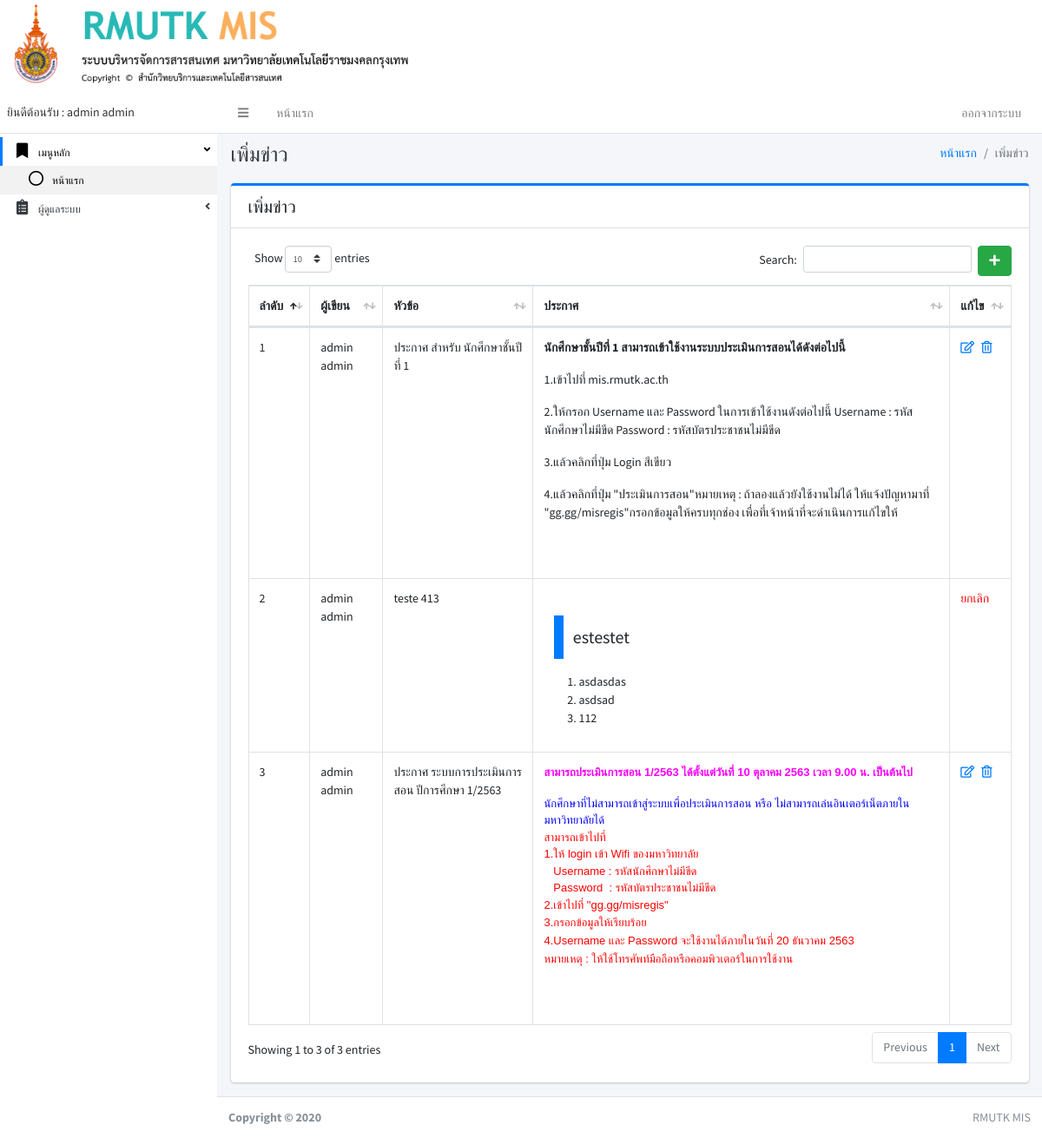
Screenshot of /index.php?pa7 (signed in) with the database file from the repository.
### tables this page shows
CREATE TABLE IF NOT EXISTS `user` (
`user_id` int(11) NOT NULL,
  `first_name` varchar(150) NOT NULL,
  `last_name` varchar(150) NOT NULL,
  `username` varchar(150) NOT NULL,
  `password` varchar(150) NOT NULL,
  `user_tumn` varchar(250) NOT NULL,
  `user_status` int(11) NOT NULL
);

CREATE TABLE IF NOT EXISTS `news` (
`n_id` int(11) NOT NULL,
  `n_user_id` int(11) NOT NULL,
  `n_head` varchar(250) NOT NULL,
  `n_detail` varchar(2500) NOT NULL,
  `n_status` int(11) NOT NULL,
  `n_time` timestamp NOT NULL DEFAULT CURRENT_TIMESTAMP ON UPDATE CURRENT_TIMESTAMP
);

### page/pa7_news.php (the view, shortened to what this page needs)
<div class="content-header">
	<div class="container-fluid">
		<div class="row mb-2">
			<div class="col-sm-6">
				<h1 class="m-0 text-dark">เพิ่มข่าว</h1>
			</div>
			<div class="col-sm-6">
				<ol class="breadcrumb float-sm-right">
					<li class="breadcrumb-item"><a href="#">หน้าแรก</a></li>
					<li class="breadcrumb-item active">เพิ่มข่าว</li>
				</ol>
			</div>
		</div>
	</div>
</div>
<div class="content">
	<div class="container-fluid">
		<div class="row">
			<div class="col-lg-12">
				<div class="card card-primary card-outline ">
					<div class="card-header noprint">
						<h5 class="m-0">เพิ่มข่าว</h5>
					</div>
					<div class="card-body">
						<?php if (isset($_GET['add_new'])):
							$user_id = $_SESSION["USER_ID"];
							?>
							<form action="page/pa7_news_db.php" method="post">
								<input type="hidden" name="user_id" value="<?php echo($user_id) ?>">
								<input type="hidden" name="add_new">
								<input type="text" name="n_head" class="form-control" value="" required><br>
								<textarea class="textarea" name="new_detail" required placeholder="Place some text here"
								style="width: 100%; height: 200px; font-size: 14px; line-height: 18px; border: 1px solid #dddddd; padding: 10px;">
							</textarea>
					<div class="card-footer">
						<button class="btn btn-primary noprint" type="submit" >บันทึก</button>
						<a type="submit" class="btn btn-danger" href="./index.php?pa7" >ยกเลิก</a>
					</div>
						</form>
					<?php else:
						include './conn.php';
						$sqlhnew=" SELECT * FROM news ";
						$qryhnew = mysqli_query($conn,$sqlhnew);
						?>
						<a href="./index.php?pa7&add_new" class="btn btn-success float-right" ><i class="fas fa-plus"></i></a>
						<table id="example1" class="table table-bordered table-hover">
							<thead>
								<tr>
									<th>ลำดับ</th>
									<th>ผู้เขียน</th>
									<th>หัวข้อ</th>
									<th>ประกาศ</th>
									<th>แก้ไข</th>
								</tr>
							</thead>
							<tbody>
								<?php
								$i = 1;
								while ($rownew = $qryhnew->fetch_array()) {
									$nid = $rownew['n_id'];
									$uid = $rownew['n_user_id'];
									$sqlhuser =" SELECT * FROM user where user_id =".$uid;
									$qryhuser = mysqli_query($conn,$sqlhuser);
									$rowuser = mysqli_fetch_assoc($qryhuser);
									?>
									<tr>
										<td width="5px"><?php echo $i; ?></td>
										<td><?php echo $rowuser['first_name']."  ".$rowuser['last_name']; ?></td>
										<td><?php echo $rownew['n_head']; ?></td>
										<td><?php echo $rownew['n_detail']; ?></td>
										<td width="10px">
											<?php if ($rownew['n_status'] == 1): ?>
												<p style="color: red;" 	>ยกเลิก</p>
												<?php elseif ($rownew['n_status'] == 0): ?>
													<a href="index.php?pa7&edit_new&new_id=<?php echo($nid) ?>"><i class="far fa-edit"></i></a>&nbsp;&nbsp;
													<a href="page/pa7_news_db.php?del_new&new_id=<?php echo($nid) ?>"><i class="far fa-trash-alt"></i></a>
												<?php endif ?>
											</td>
										</tr>
										<?php
										$i++;
									} ?>
								</tbody>
							</table>
						<?php endif ?>
					</div>
				</div>
			</div>
		</div>
	</div>
</div>

### index.php (shortened to what this page needs)
<!DOCTYPE html>
<html lang="en">
<head>
  <link rel="stylesheet" href="adminlte3/plugins/fontawesome-free/css/all.min.css">
  <link rel="stylesheet" href="adminlte3/plugins/datatables-bs4/css/dataTables.bootstrap4.css">
  <link rel="stylesheet" href="adminlte3/dist/css/adminlte.min.css">
  <link rel="stylesheet" href="adminlte3/plugins/summernote/summernote-bs4.css">
  <link rel="stylesheet" type="text/css" href="css/cuttom.css">
</head>
<body class="hold-transition sidebar-mini text-sm ">
  <?php include 'banner.php'; ?>
  <div class="wrapper">
    <?php
    include 'navbar.php';
    include 'sidebar.php';
    ?>
    <div class="content-wrapper">
      <?php
      if (isset($_GET['pa1'])) {
        include 'page/pa1.php';
      }elseif (isset($_GET['pa2'])) {
        include 'page/pa2.php';
      }elseif (isset($_GET['pa3'])) {
        include 'page/pa3.php';
      }elseif (isset($_GET['pa4'])) {
        include 'page/pa4.php';
      }elseif (isset($_GET['pa5'])) {
        include 'page/pa5.php';
      }elseif (isset($_GET['pa6'])) {
        include 'page/pa6.php';
      }elseif (isset($_GET['pa7'])) {
        include 'page/pa7_news.php';
      }elseif (isset($_GET['pa8'])) {
        include 'page/pa8_user.php';
      }elseif (isset($_GET['addtext'])) {
        include 'page/addtext.php';
      }else{
        include 'new.php';
      }
      ?>
    </div>
    <footer class="main-footer noprint">
      <div class="float-right d-none d-sm-inline">
        RMUTK MIS
      </div>
      <strong>Copyright &copy; 2020 </strong>
    </footer>
  </div>
</body>
</html>

### banner.php
<div class="row noprint">
<img src="img/logo.png" class="col-md-5 " >
</div>

### navbar.php (shortened to what this page needs)
<nav class="main-header navbar navbar-expand navbar-white navbar-light">
  <ul class="navbar-nav">
    <li class="nav-item">
      <a class="nav-link" data-widget="pushmenu" href="#"><i class="fas fa-bars"></i></a>
    </li>
    <li class="nav-item d-none d-sm-inline-block">
      <a href="index.php" class="nav-link">หน้าแรก</a>
    </li>
    </ul>
    <ul class="navbar-nav ml-auto">
      <li class="nav-item d-none d-sm-inline-block">
        <?php if (!isset($_SESSION["USERNAME"])):
          ?>
          <a href="./home" class="nav-link">เข้าสู่ระบบ</a>
          <?php else: ?>
            <a data-toggle="modal" data-target="#LogoutModal" class="nav-link">ออกจากระบบ</a>
          <?php endif ?>
        </li>
      </ul>
    </nav>

### sidebar.php (shortened to what this page needs)
<aside class="main-sidebar sidebar-light-primary">
  <a href="#" class="brand-link">
    <span class="brand-text font-weight-light"><b>
      <?php
      $status = "3";
      if (isset($_SESSION["USERNAME"])){
        $user = $_SESSION["USERNAME"];
        include './conn.php';
        $sqlhusercc=" SELECT * FROM user WHERE username =".$user;
        $qryhusercc = mysqli_query($conn,$sqlhusercc);
        $rowhusercc = mysqli_fetch_assoc($qryhusercc);
        $status = $rowhusercc['user_status'];
        echo "ยินดีต้อนรับ : ".$rowhusercc['first_name']."  ".$rowhusercc['last_name'];
        ?>
      <?php }else{ ?>
        &nbsp;
      <?php } ?>
    </b></span>
  </a>
  <div class="sidebar text-xs">
    <nav class="mt-2">
      <ul class="nav nav-pills nav-sidebar nav-compact nav-child-indent nav-legacy flex-column" data-widget="treeview" role="menu" data-accordion="false">
         <li class="nav-item has-treeview menu-open">
          <a href="#" class="nav-link active">
            <i class="nav-icon fas fa-bookmark"></i>
            <p>
              เมนูหลัก
              <i class="right fas fa-angle-left"></i>
            </p>
          </a>
          <ul class="nav nav-treeview">
            <li class="nav-item">
              <a href="index.php" class="nav-link active">
                <i class="far fa-circle nav-icon"></i>
                <p>หน้าแรก</p>
              </a>
            </li>
            </ul>
          </li>
            <?php if ($status == 1): ?>
              <li class="nav-item">
                <a href="#" class="nav-link">
                  <i class="nav-icon fas fa-clipboard-list"></i>
                  <p>
                    ผู้ดูแลระบบ
                    <i class="right fas fa-angle-left"></i>
                  </p>
                </a>
              </li>
              <?php else: ?>
              <?php endif ?>
            </ul>
          </nav>
        </div>
      </aside>

### rows the page displays
user: first_name "admin", last_name "admin"
news: user.first_name "admin", user.last_name "admin", n_head "ประกาศ สำหรับ นักศึกษาชั้นปีที่ 1", n_detail "นักศึกษาชั้นปีที่ 1 สามารถเข้าใช้งานระบบประเมินการสอนได้ดังต่อไปนี้ 1.เข้าไปที่ mis.rmutk.ac.th 2.ให้กรอก Username และ Password ในการเข้าใช้งานดังต่อไปนี้ Username : รหัสนักศึกษาไม่มีขีด Password : รหัสบัตรประชาชนไม่มีขีด 3.แล้วคลิกที่ปุ่ม Login สีเขียว 4.แล้วคลิกที่ปุ่ม \"ประเมินการสอน\"หมายเหตุ : ถ้าลองแล้วยังใช้งานไม่ได้ ให้แจ้งปัญหามาที่ \"gg.gg/misregis\"กรอกข้อมูลให้ครบทุกช่อง เพื่อที่เจ้าหน้าที่จะดำเนินการแก้ไขให้"
news: user.first_name "admin", user.last_name "admin", n_head "teste 413", n_detail "estestet asdasdas asdsad 112", n_status "ยกเลิก"
news: user.first_name "admin", user.last_name "admin", n_head "ประกาศ ระบบการประเมินการสอน ปีการศึกษา 1/2563", n_detail "สามารถประเมินการสอน 1/2563 ได้ตั้งแต่วันที่ 10 ตุลาคม 2563 เวลา 9.00 น. เป็นต้นไป นักศึกษาที่ไม่สามารถเข้าสู่ระบบเพื่อประเมินการสอน หรือ ไม่สามารถเล่นอินเตอร์เน็ตภายในมหาวิทยาลัยได้ สามารถเข้าไปที่ 1.ให้ login เข้า Wifi ของมหาวิทยาลัย Username : รหัสนักศึกษาไม่มีขีด Password : รหัสบัตรประชาชนไม่มีขีด 2.เข้าไปที่ \"gg.gg/misregis\" 3.กรอกข้อมูลให้เรียบร้อย 4.Username และ Password จะใช้งานได้ภายในวันที่ 20 ธันวาคม 2563 หมายเหตุ : ให้ใช้โทรศัพท์มือถือหรือคอมพิวเตอร์ในการใช้งาน"
